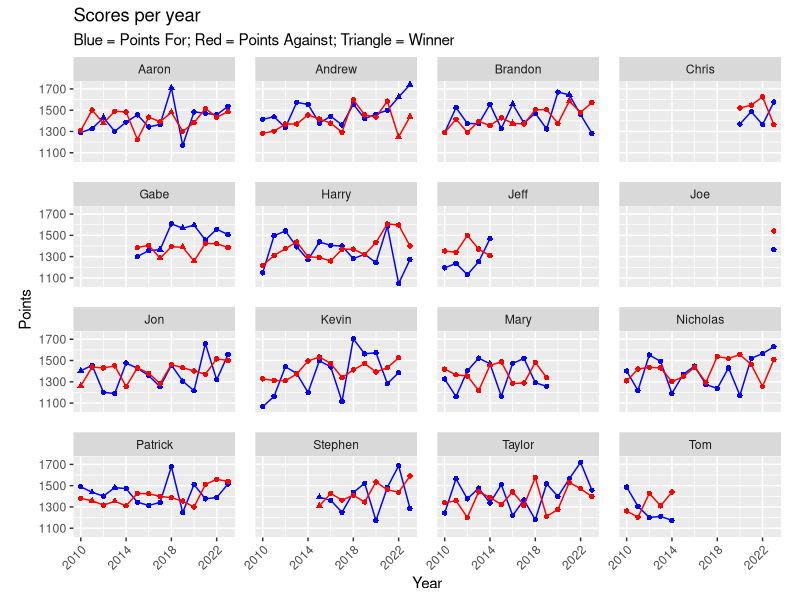

The R source for this figure:
## ---- chunk 1

library(tidyverse)
library(readr)
library(kableExtra)

## ---- chunk 2


teams1_info_2023_thru_2014_updated <- read_csv("teams1_info_2023_thru_2014_updated_csv.csv", 
  col_types = cols(
    `Team ID` = col_double(),               
    `Owner First Name` = col_character(),   
    `Is League Creator` = col_character(),  
    `Playoff Seed` = col_double(),          
    `Final Rank` = col_double(),            
    `Wins` = col_double(),                  
    `Losses` = col_double(),                
    `Ties` = col_double(),                  
    `Points For` = col_double(),            
    `Points Against` = col_double(),        
    `Year` = col_double()                   
  )
)

## ---- chunk 3
teams1_info_2023_thru_2014_updated <- teams1_info_2023_thru_2014_updated %>%
  mutate(first_name_lower = str_to_title(`Owner First Name`))


## ---- chunk 4
# Create the summary table
summary_table <- teams1_info_2023_thru_2014_updated %>%
  group_by(first_name_lower) %>%
  summarise(
    avg_points_against = round(mean(`Points Against`), 2),
    avg_points_for = round(mean(`Points For`), 2)
  ) %>%
  arrange(desc(avg_points_for))

# Rename columns for readability
summary_table <- summary_table %>%
  rename(
    `Team Name` = first_name_lower,
    `Average Points Against` = avg_points_against,
    `Average Points For` = avg_points_for
  )

# Display the table with kable and kableExtra with custom width
summary_table <- kable(summary_table, 
      caption = "Average Points For and Against by Team", 
      align = c("l", "c", "c")) %>%
  kable_styling(
    bootstrap_options = c("striped", "hover", "condensed", "responsive"),
    full_width = TRUE, # Set to TRUE to make the table wider
    position = "center"
  ) %>%
  column_spec(1, width = "15em") %>%   
  column_spec(2, width = "15em") %>%  
  column_spec(3, width = "15em") %>%  # 
  row_spec(0, bold = TRUE, color = "white", background = "#4CAF50", extra_css = "padding: 20px;")

summary_table

## ---- chunk 5

teams1_info_2023_thru_2014_updated <- 
  teams1_info_2023_thru_2014_updated %>%
  mutate(winner_y_n = ifelse(`Final Rank` == 1, "yes", "no"))


## ---- chunk 6

scores_over_time_final <- teams1_info_2023_thru_2014_updated %>%
  filter(first_name_lower != "Claude") %>% #removed single season player
  ggplot() +
  geom_point(aes(y = `Points For`, x = Year, shape = winner_y_n), color = "blue") +
  geom_line(aes(y = `Points For`, x = Year), color = "blue") +
  geom_point(aes(y = `Points Against`, x = Year, shape = winner_y_n), color = "red") +
  geom_line(aes(y = `Points Against`, x = Year), color = "red") +
  labs(title = "Scores per year", subtitle = "Blue = Points For; Red = Points Against; Triangle = Winner", y = "Points") +
  facet_wrap(~first_name_lower) +
  scale_x_continuous(breaks = seq(2010, 2023, by = 4)) +
  scale_y_continuous(breaks = seq(1100, 1900, by = 200)) +
  theme(legend.position = "none",
        axis.text.x = element_text(angle = 45, hjust = 1.0),
        panel.spacing = unit(1, "lines"),
        aspect.ratio = 1/2)

## ---- chunk 7
scores_over_time_final
